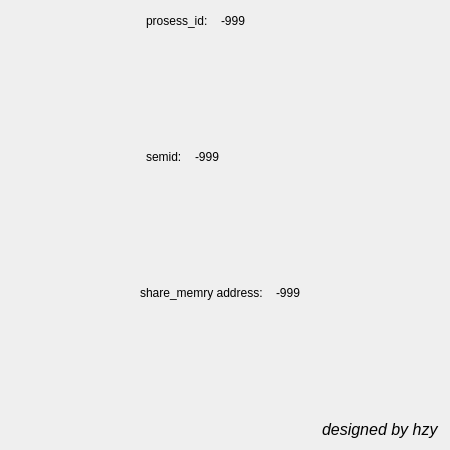
<?xml version="1.0" encoding="UTF-8"?>
<ui version="4.0">
 <class>Widget_parent</class>
 <widget class="QWidget" name="Widget_parent">
  <property name="geometry">
   <rect>
    <x>0</x>
    <y>0</y>
    <width>450</width>
    <height>450</height>
   </rect>
  </property>
  <property name="windowTitle">
   <string>process_parent</string>
  </property>
  <layout class="QVBoxLayout" name="verticalLayout">
   <property name="spacing">
    <number>6</number>
   </property>
   <property name="leftMargin">
    <number>0</number>
   </property>
   <item>
    <layout class="QHBoxLayout" name="horizontalLayout_4">
     <item>
      <spacer name="horizontalSpacer_2">
       <property name="orientation">
        <enum>Qt::Horizontal</enum>
       </property>
       <property name="sizeHint" stdset="0">
        <size>
         <width>40</width>
         <height>20</height>
        </size>
       </property>
      </spacer>
     </item>
     <item>
      <layout class="QHBoxLayout" name="horizontalLayout" stretch="0,1">
       <property name="spacing">
        <number>13</number>
       </property>
       <property name="leftMargin">
        <number>0</number>
       </property>
       <item>
        <widget class="QLabel" name="label_pid">
         <property name="text">
          <string>prosess_id:</string>
         </property>
        </widget>
       </item>
       <item>
        <widget class="QLabel" name="label_pidinput">
         <property name="text">
          <string>-999</string>
         </property>
        </widget>
       </item>
      </layout>
     </item>
     <item>
      <spacer name="horizontalSpacer">
       <property name="orientation">
        <enum>Qt::Horizontal</enum>
       </property>
       <property name="sizeHint" stdset="0">
        <size>
         <width>40</width>
         <height>20</height>
        </size>
       </property>
      </spacer>
     </item>
    </layout>
   </item>
   <item>
    <spacer name="verticalSpacer">
     <property name="orientation">
      <enum>Qt::Vertical</enum>
     </property>
     <property name="sizeHint" stdset="0">
      <size>
       <width>20</width>
       <height>100</height>
      </size>
     </property>
    </spacer>
   </item>
   <item>
    <layout class="QHBoxLayout" name="horizontalLayout_5">
     <item>
      <spacer name="horizontalSpacer_3">
       <property name="orientation">
        <enum>Qt::Horizontal</enum>
       </property>
       <property name="sizeHint" stdset="0">
        <size>
         <width>40</width>
         <height>20</height>
        </size>
       </property>
      </spacer>
     </item>
     <item>
      <layout class="QHBoxLayout" name="horizontalLayout_2" stretch="0,1">
       <property name="spacing">
        <number>13</number>
       </property>
       <property name="leftMargin">
        <number>0</number>
       </property>
       <item>
        <widget class="QLabel" name="label_semid_1">
         <property name="text">
          <string>semid:</string>
         </property>
        </widget>
       </item>
       <item>
        <widget class="QLabel" name="label_semid_input">
         <property name="text">
          <string>-999</string>
         </property>
        </widget>
       </item>
      </layout>
     </item>
     <item>
      <spacer name="horizontalSpacer_4">
       <property name="orientation">
        <enum>Qt::Horizontal</enum>
       </property>
       <property name="sizeHint" stdset="0">
        <size>
         <width>40</width>
         <height>20</height>
        </size>
       </property>
      </spacer>
     </item>
    </layout>
   </item>
   <item>
    <spacer name="verticalSpacer_2">
     <property name="orientation">
      <enum>Qt::Vertical</enum>
     </property>
     <property name="sizeHint" stdset="0">
      <size>
       <width>20</width>
       <height>99</height>
      </size>
     </property>
    </spacer>
   </item>
   <item>
    <layout class="QHBoxLayout" name="horizontalLayout_6">
     <item>
      <spacer name="horizontalSpacer_5">
       <property name="orientation">
        <enum>Qt::Horizontal</enum>
       </property>
       <property name="sizeHint" stdset="0">
        <size>
         <width>40</width>
         <height>20</height>
        </size>
       </property>
      </spacer>
     </item>
     <item>
      <layout class="QHBoxLayout" name="horizontalLayout_3" stretch="0,1">
       <property name="spacing">
        <number>13</number>
       </property>
       <property name="leftMargin">
        <number>0</number>
       </property>
       <item>
        <widget class="QLabel" name="label_share_memry">
         <property name="text">
          <string>share_memry address:</string>
         </property>
        </widget>
       </item>
       <item>
        <widget class="QLabel" name="label_share_memry_input">
         <property name="text">
          <string>-999</string>
         </property>
        </widget>
       </item>
      </layout>
     </item>
     <item>
      <spacer name="horizontalSpacer_6">
       <property name="orientation">
        <enum>Qt::Horizontal</enum>
       </property>
       <property name="sizeHint" stdset="0">
        <size>
         <width>40</width>
         <height>20</height>
        </size>
       </property>
      </spacer>
     </item>
    </layout>
   </item>
   <item>
    <spacer name="verticalSpacer_3">
     <property name="orientation">
      <enum>Qt::Vertical</enum>
     </property>
     <property name="sizeHint" stdset="0">
      <size>
       <width>20</width>
       <height>100</height>
      </size>
     </property>
    </spacer>
   </item>
   <item>
    <layout class="QHBoxLayout" name="horizontalLayout_7">
     <item>
      <spacer name="horizontalSpacer_7">
       <property name="orientation">
        <enum>Qt::Horizontal</enum>
       </property>
       <property name="sizeHint" stdset="0">
        <size>
         <width>40</width>
         <height>20</height>
        </size>
       </property>
      </spacer>
     </item>
     <item>
      <widget class="QLabel" name="label_designer">
       <property name="font">
        <font>
         <pointsize>12</pointsize>
         <italic>true</italic>
        </font>
       </property>
       <property name="text">
        <string>designed by hzy</string>
       </property>
      </widget>
     </item>
    </layout>
   </item>
  </layout>
 </widget>
 <resources/>
 <connections/>
</ui>
